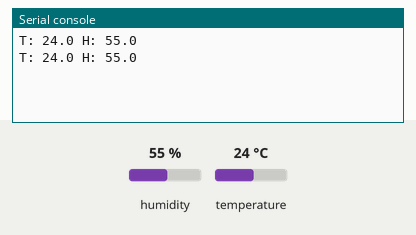
Simulated run of this program. Board: Raspberry Pi Pico running MicroPython. Shown: the last lines printed to the serial console. The inputs (shaded band) are chosen by the test bench; at power-on: humidity 55 %, temperature 24 °C.

Above: at 1.2 s.
1.3 s: humidity set to 22 %
At 2.6 s:
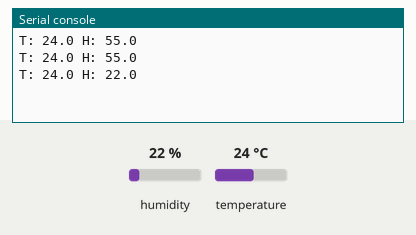
2.8 s: temperature set to 12 °C
At 3.7 s:
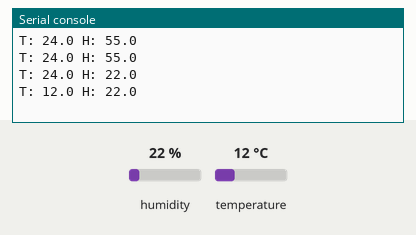
4.3 s: humidity set to 40 %
At 5.6 s:
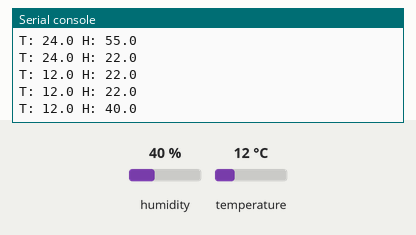
Timing chart, 0 to 7.3 s (numbered marks = the images above; inputs shaded):
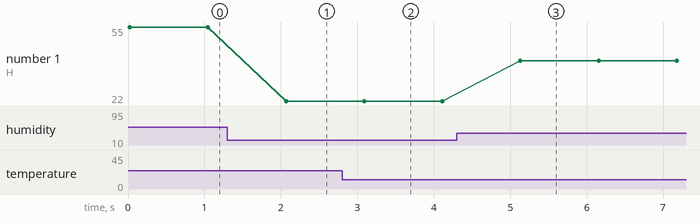

Measured:
- after the input at 1.3 s, the serial console: prints a new line after 0.77 s (image 1)
- after the input at 2.8 s, the serial console: prints a new line after 0.29 s (image 2)
- after the input at 4.3 s, the serial console: prints a new line after 0.83 s (image 3)
- plotted number 1: 55 → 22 after the input at 1.3 s, 22 → 40 after the input at 4.3 s

The program:

sensor_dht22.py
```python
# DHT22 test
from dht import DHT22
from machine import Pin
from time import sleep

sensor = DHT22(Pin(2))


while True:
    sensor.measure()
    print(f'T: {sensor.temperature()} H: {sensor.humidity()}')

    sleep(1)    
```
